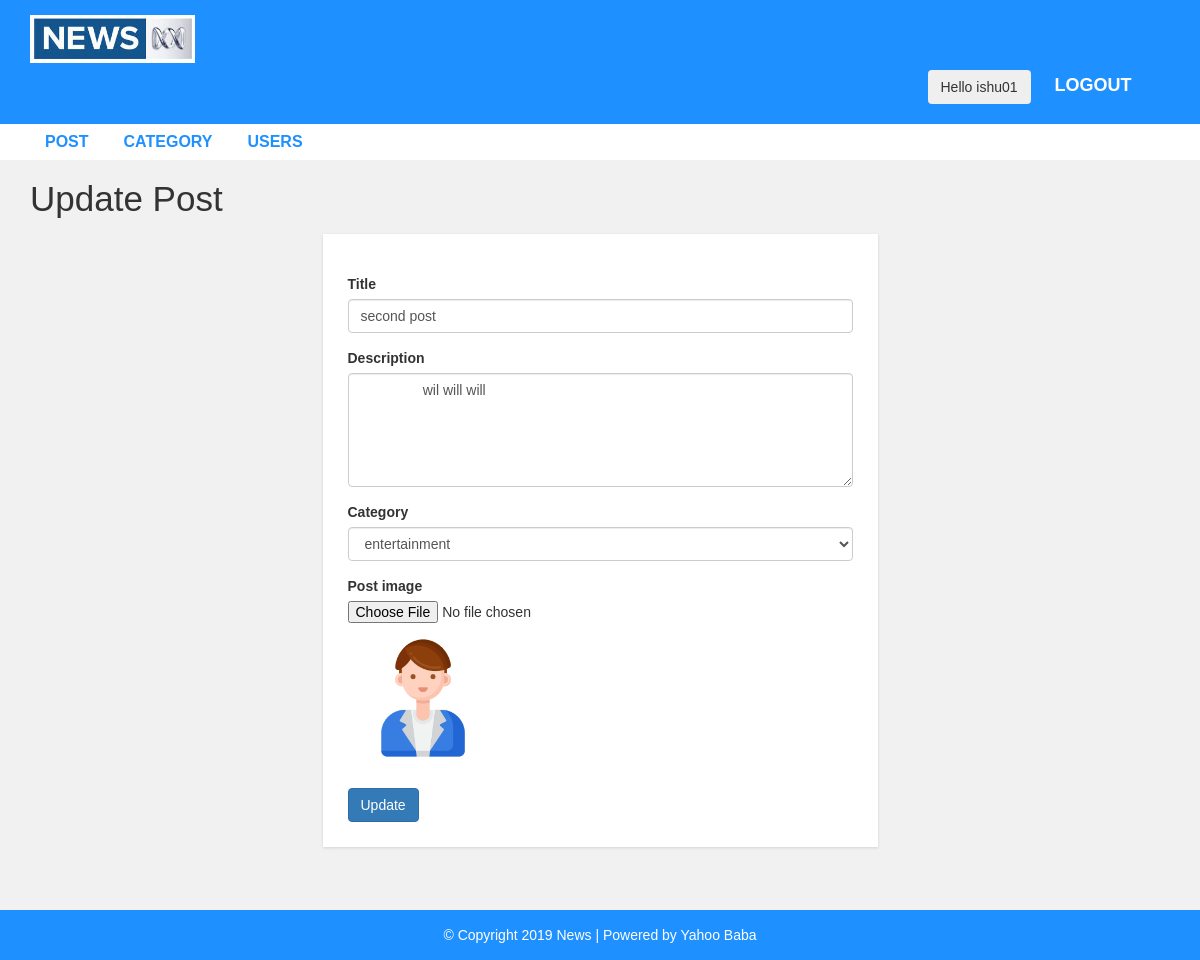
Screenshot of /admin/update-post.php?id=90 (signed in) with the database file from the repository.
### tables this page shows
CREATE TABLE `post` (
  `post_id` int(11) NOT NULL,
  `title` varchar(100) NOT NULL,
  `description` text NOT NULL,
  `category` varchar(100) NOT NULL,
  `post_date` varchar(50) NOT NULL,
  `author` int(11) NOT NULL,
  `post_img` varchar(100) NOT NULL
);

### admin/update-post.php (the view, shortened to what this page needs)
<?php include "header.php"; ?>
<div id="admin-content">
    <div class="container">
        <div class="row">
            <div class="col-md-12">
                <h1 class="admin-heading">Update Post</h1>
            </div>
            <div class="col-md-offset-3 col-md-6">
                <?php
                include('config.php');
                $post_id = $_GET['id'];
                $sql = "
SELECT * FROM post
LEFT JOIN category ON post.category = category.category_id
LEFT JOIN user ON post.author = user.user_id
WHERE post.post_id = {$post_id};
";
                $result = mysqli_query($conn, $sql) or die("Failed Query");
                if (mysqli_num_rows($result) > 0) {
                    while ($row = mysqli_fetch_assoc($result)) {
                ?>
                        <form action="save-update-post.php" method="POST" enctype="multipart/form-data" autocomplete="off">
                            <div class="form-group">
                                <label for="exampleInputTile">Title</label>
                                <input type="text" name="post_title" value="<?php echo $row['title'] ?>" class="form-control" id="exampleInputUsername">
                            </div>
                            <div class="form-group">
                                <label for="exampleInputPassword1"> Description</label>
                                <textarea name="postdesc" class="form-control" required rows="5">
                <?php echo $row['description'] ?>
                </textarea>
                            </div>
                            <div class="form-group">
                                <label for="exampleInputCategory">Category</label>
                                <select class="form-control" name="category">
                                    <?php
                                    include('config.php');
                                    $sql1 = "SELECT * FROM category";
                                    $result1 = mysqli_query($conn, $sql1) or die("Failed Query");
                                    if (mysqli_num_rows($result1) > 0) {
                                        while ($row1 = mysqli_fetch_assoc($result1)) {
                                            if ($row['category'] == $row1['category_id']) {
                                                $selected = "selected";
                                            } else {
                                                $selected = "";
                                            }
                                    ?>
                                            <option <?php echo $selected ?> value="<?php echo $row1['category_id'] ?>"><?php echo $row1['category_name'] ?></option>
                                    <?php
                                        }
                                    }
                                    ?>
                                </select>
                            </div>
                            <div class="form-group">
                                <label for="">Post image</label>
                                <input type="file" name="new-image">
                                <img src="<?php echo $row['post_img'] ?>" height="150px">
                            </div>
                            <input type="submit" name="submit" class="btn btn-primary" value="Update" />
                        </form>
                <?php
                    }
                } else {
                    echo "Result not found";
                }
                ?>
            </div>
        </div>
    </div>
</div>
<?php include "footer.php"; ?>

### css/style.css (style rules this page uses)
body { background: #f1f1f1; font-family: sans-serif,arial,Helvetica; }
#admin-content { padding: 20px 0; min-height: 750px; }
#admin-content .admin-heading { font-size: 35px; margin: 0 0 15px; }
form { background: #fff; padding: 25px; box-shadow:0 1px 3px rgba(0, 0, 0, 0.13); }

### rows the page displays
post: post_title "second post", postdesc "wil will will", post_img (picture)

### other values shown
$_SESSION['username'] "ishu01"
form field category "entertainment"
